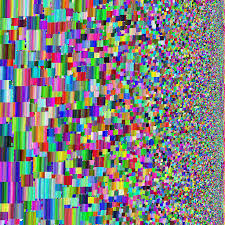
%> input picture Assignment_1/input_data/Q1_allcolors.jpeg, 225 x 225 px
$ octave --eval "result = myHistEqual('../input_data/Q1_allcolors.jpeg');"   (GNU Octave 9; MATLAB toolbox functions it lacks are replaced by stand-ins)
%> lines starting %> are read from the running program, lines starting %| are printed output that depends on the picture
function [result, hist] = myHistEqual(im)
%> called with im = '../input_data/Q1_allcolors.jpeg'
img = imread(im);
%> img is the input picture: size 225x225x3 uint8; mean R, G, B 128.5, 128.6, 128.6
if size(img, 3) == 1
    totalpixels = size(img,1)*size(img,2);
    subplot(1,2,1);
    imshow(img);
    title('Input-Image')

    subplot(1,2,2);
    fre = zeros(256, 1);
    for i=1:size(img,1)
        for j=1:size(img,2)
            fre(img(i,j)+1,1) = fre(img(i,j)+1,1) + 1;
        end
    end
    fren = fre./totalpixels;

    eros = zeros(size(img));
    for i=1:size(img,1)
        for j=1:size(img,2)
            eros(i,j) = sum(fre(1:(img(i,j)+1),1))/totalpixels;
        end
    end
    result = eros;
    hist = fre;
    imshow(eros);
    title('My-HistEqualFunction');

else
    totalpixels = size(img,1)*size(img,2);
%> totalpixels = 50625
    subplot(1,2,1);
    imshow(img);
    title('Input-Image')

    subplot(1,2,2);
    Rfre = zeros(256, 1);
    Gfre = zeros(256, 1);
    Bfre = zeros(256, 1);

    for i=1:size(img,1)
        for j=1:size(img,2)
            Rfre(img(i,j,1)+1,1) = Rfre(img(i,j,1)+1,1) + 1;
            Gfre(img(i,j,2)+1,1) = Gfre(img(i,j,2)+1,1) + 1;
            Bfre(img(i,j,3)+1,1) = Bfre(img(i,j,3)+1,1) + 1;
        end
    end
%> after the loop, Bfre = 256 values, max 1231 at index 1, min 0 at index 256, mean 197.8; Gfre = 256 values, max 894 at index 1, min 0 at index 256, mean 197.8; Rfre = 256 values, max 1053 at index 1, min 0 at index 256, mean 197.8
    Rfren = Rfre./totalpixels;
%> Rfren = 256 values, max 0.0208 at index 1, min 0 at index 256, mean 0.00391
    Gfren = Gfre./totalpixels;
%> Gfren = 256 values, max 0.0177 at index 1, min 0 at index 256, mean 0.00391
    Bfren = Bfre./totalpixels;
%> Bfren = 256 values, max 0.0243 at index 1, min 0 at index 256, mean 0.00391
    erosr = zeros(size(img(:,:,1)));
%> erosr: size 225x225 double; every value is 0
    erosg = zeros(size(img(:,:,2)));
    erosb = zeros(size(img(:,:,3)));

    for i=1:size(img,1)
        for j=1:size(img,2)
            erosr(i,j) = sum(Rfre(1:(img(i,j,1)+1),1))/totalpixels;
            erosg(i,j) = sum(Gfre(1:(img(i,j,2)+1),1))/totalpixels;
            erosb(i,j) = sum(Bfre(1:(img(i,j,3)+1),1))/totalpixels;
        end
    end
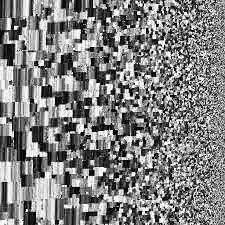
%> erosb: size 225x225 double; min 0.0243, max 1, mean 0.502
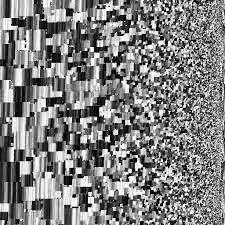
%> erosg: size 225x225 double; min 0.0177, max 1, mean 0.502
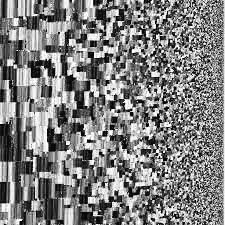
%> erosr: size 225x225 double; min 0.0208, max 1, mean 0.502
    result = cat(3, erosr, erosg, erosb);
    imshow(result);
    title('My HistEqual Function');

end
end

$ run again, on Assignment_1/input_data/Q7_High2.jpg
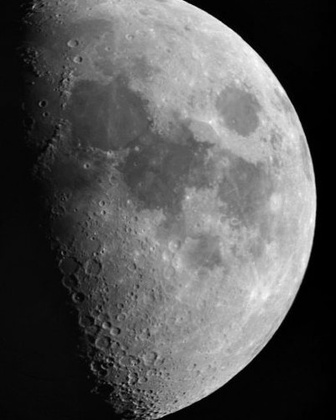
%> input picture Assignment_1/input_data/Q7_High2.jpg, 336 x 420 px, shrunk from 400 x 500 before the run
%> in myHistEqual, img is the input picture: size 420x336x3 uint8; min 0, max 255, mean 85.8
%> after the loop in myHistEqual, `for i=1:size(img,1)`: Bfre = 256 values, max 6786 at index 5, min 0 at index 253, mean 551.2; Gfre has the same summary as Bfre; Rfre has the same summary as Bfre
%> Rfren = 256 values, max 0.0481 at index 5, min 0 at index 253, mean 0.00391
%> Gfren has the same summary as Rfren
%> Bfren has the same summary as Rfren
%> erosr: size 420x336 double; every value is 0
%> after the loop in myHistEqual, `for i=1:size(img,1)`:
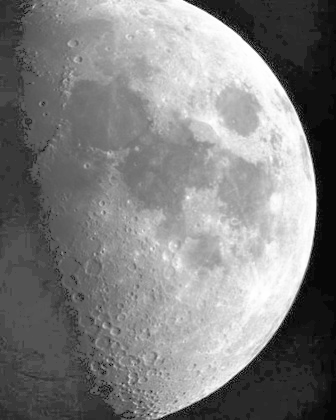
%> erosb: size 420x336 double; min 0.0315, max 1, mean 0.507
